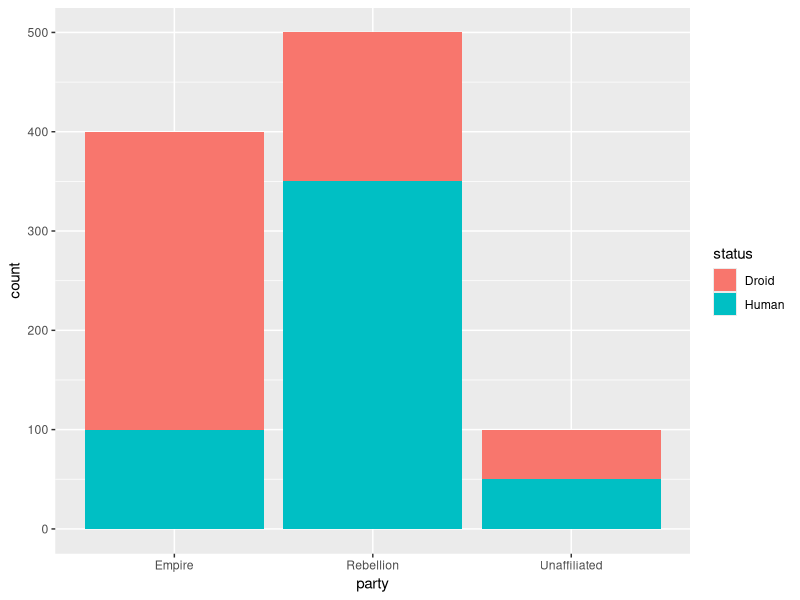
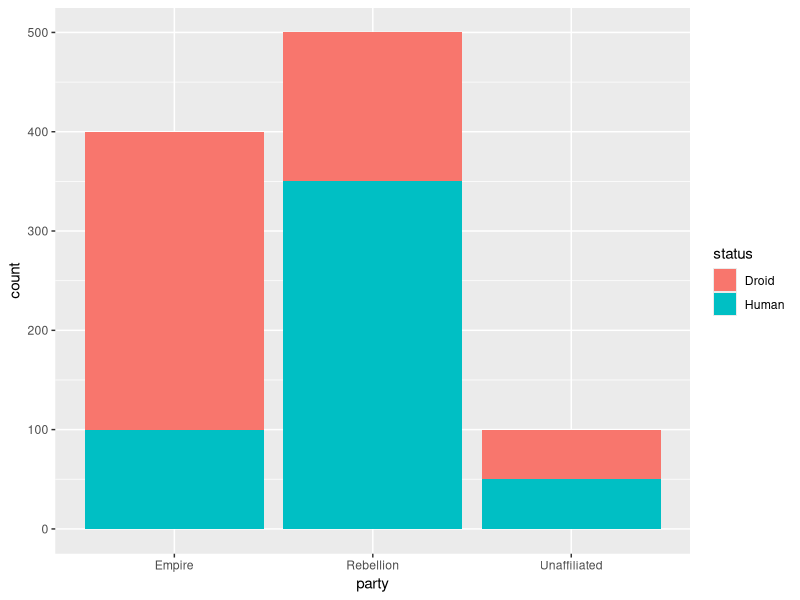

Here is the R script that generated these plots, in order:
## ---- chunk 1
#| label: fig-collapsible
#| fig-cap: Stacked bar chart"
#| echo: false
library(ggplot2)

party = rep(c("Empire", "Rebellion", "Unaffiliated"), times = c(400, 500, 100))

emp = rep(c("Human", "Droid"), times = c(100, 300))
reb = rep(c("Human", "Droid"), times = c(350, 150))
unf = rep(c("Human", "Droid"), times = c(50, 50))

dat = data.frame(
  status = c(emp, reb, unf),
  party = party
)

ggplot(dat, aes(x = party, fill = status)) +
  geom_bar()
## ---- chunk 2
#| code-fold: true
#| code-summary: "Show answers (except part n)"
# a) 400 / 1000 (marginal prop)
# b) 500 / 1000 (marginal prop)
# c) 300 / 1000 (joint prop)
# d) 500 / 1000 (marginal prop)
# e) 50 / 100 (conditional prop)
# f) 500 / 1000 (marginal prop)
# g) 150 / 500 (conditional prop)
# h) 150 / 500
# i) 350 / 500
# j) rows: 1000 (one per individual)
#    variables: 2
#    - human-droid status
#    - affiliation party
#
# k) True
# l) False
# m) True
# o) False. There is clearly a large proportion of droids in the empire, 
#    as well as a large proportion of humans in the rebellion.
## ---- chunk 3
#| label: fig-collapsible2
#| fig-cap: Stacked bar chart"
#| echo: false
library(ggplot2)

party = rep(c("Empire", "Rebellion", "Unaffiliated"), times = c(400, 500, 100))

emp = rep(c("Human", "Droid"), times = c(100, 300))
reb = rep(c("Human", "Droid"), times = c(350, 150))
unf = rep(c("Human", "Droid"), times = c(50, 50))

dat = data.frame(
  status = c(emp, reb, unf),
  party = party
)

ggplot(dat, aes(x = party, fill = status)) +
  geom_bar()
